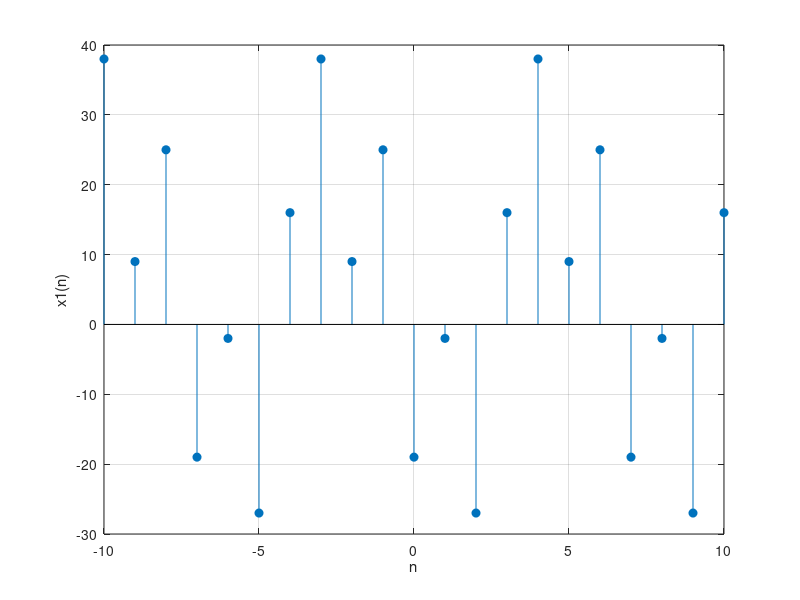
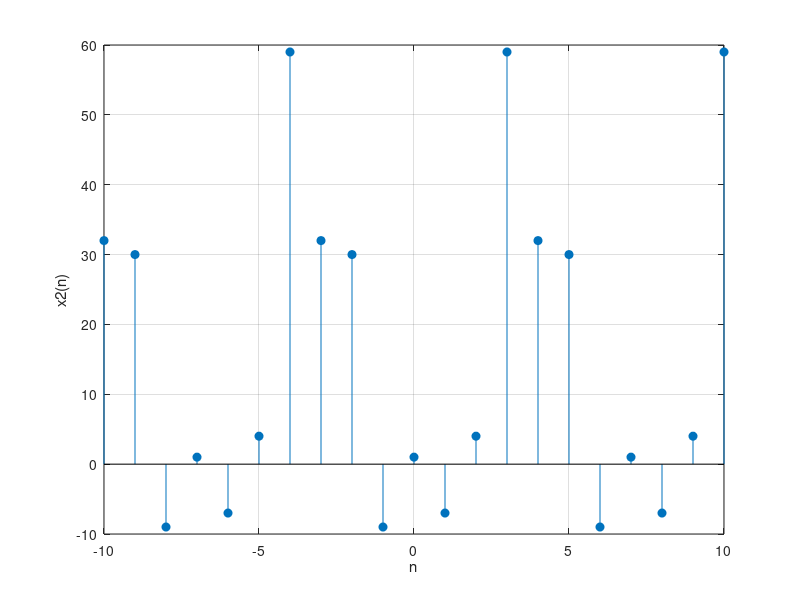
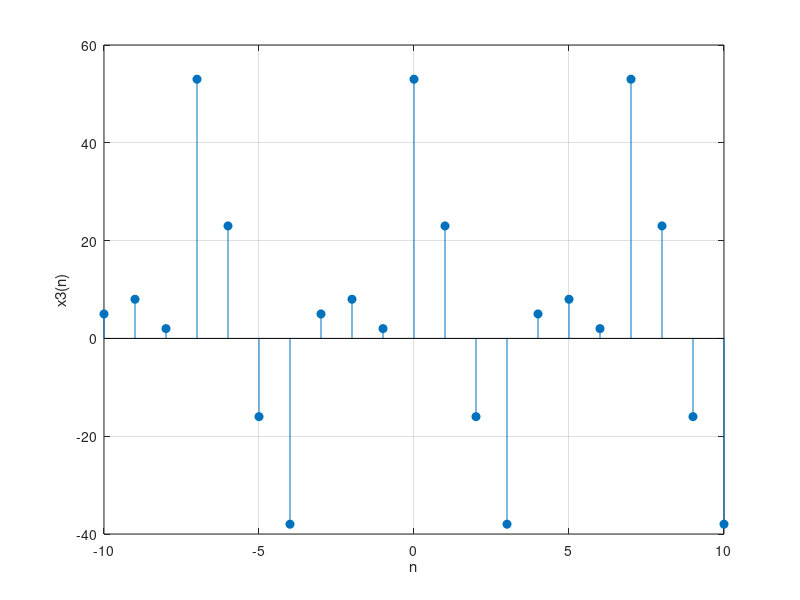
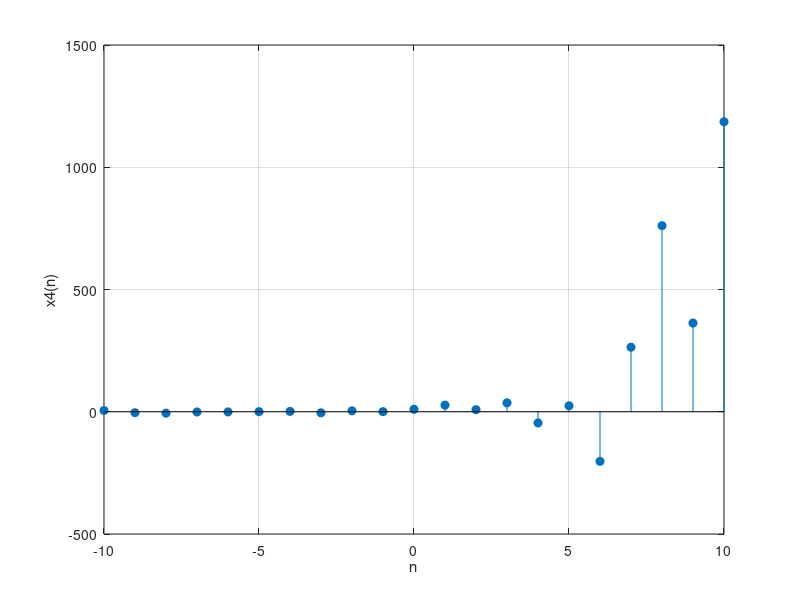

MATLAB code to generate these figures, in order:
clear all;
close all;

x = [2 4 -3 1 -5 4 7];
N=7; n0=6; n = -10:10;

%%%%%% x1(n) %%%%%%
for k=-10:10
    index1 = mod(k+4, 7);
    if (index1 + n0) == N
        index1 = N;
    else
        index1 = mod(index1+n0,N);
    end
    
    index2 = mod(k+4, N);
    if (index2 + n0) == N
        index2 = N;
    else
        index2 = mod(index2+n0,N);
    end
    
    index3 = mod(k, N);
    if (index3 + n0) == N  
        index3 = N;
    else
        index3 = mod(index3+n0,N);
    end
    
    xn(k+11) = 2*x(index1) + 3*x(index2) - x(index3);
end

figure(1), stem(n,xn,'filled'); xlabel('n'); ylabel('x1(n)'); grid;

%%%%%% x2(n) %%%%%%
for k=-10:10
    index1 = mod(k+4, N);
    if (index1 + n0) == N
        index1 = N;
    else
        index1 = mod(index1+n0,N);
    end
    
    index2 = mod(k+5, N);
    if (index2 + n0) == N
        index2 = N;
    else
        index2 = mod(index2+n0,N);
    end
    
    index3 = mod(k, N);
    if (index3 + n0) == N  
        index3 = N;
    else
        index3 = mod(index3+n0,N);
    end
    
    xn(k+11) = 4*x(index1) + 5*x(index2) + 2*x(index3);
end

figure(2), stem(n,xn,'filled'); xlabel('n'); ylabel('x2(n)'); grid;

%%%%%% x3(n) %%%%%%
for k=-10:10
    m = n0 + mod(k,N);

    index1 = mod(k+3, N);
    if (index1 + n0) == N  
        index1 = N;
    else
        index1 = mod(index1+n0,N);
    end
    
    index2 = mod(k+5, 7);
    if (index2 + n0) == N
        index2 = N;
    else
        index2 = mod(index2+n0,N);
    end
    
    index4 = mod(k+1, N);
    if (index4 + n0) == N  
        index4 = N;
    else
        index4 = mod(index4+n0,N);
    end
    
    q = -k;
    index3 = mod(q+1, N);
    if (index3 + n0) == N  
        index3 = N;
    else
        index3 = mod(index3+n0,N);
    end
    
    xn(k+11) = x(index1)*x(index2)+x(index3)*x(index4);
end

figure(3), stem(n,xn,'filled'); xlabel('n'); ylabel('x3(n)'); grid;

%%%%%% x4(n) %%%%%%
for k=-10:10
    index1 = mod(k, N);
    if (index1 + n0) == N  
        index1 = N;
    else
        index1 = mod(index1+n0,N);
    end
    
    index2 = mod(k+2, N);
    if (index2 + n0) == N
        index2 = N;
    else
        index2 = mod(index2+n0,N);
    end
    
    xn(k+11) = 2*exp(0.5*k)*x(index1) + cos(0.1*pi*k)*x(index2);
end

figure(4), stem(n,xn,'filled'); xlabel('n'); ylabel('x4(n)'); grid;
